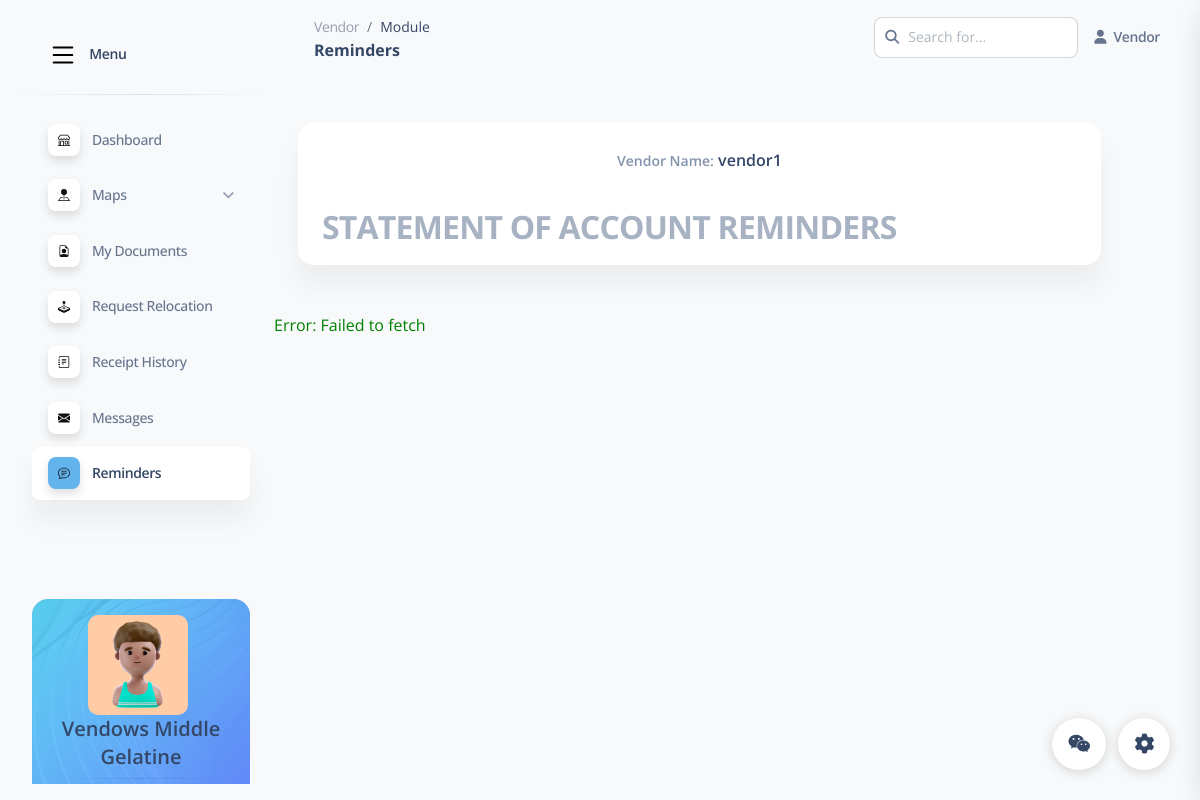
The app's page /VMCommunication.php (signed in) with its own data.
### tables this page shows
CREATE TABLE `vendors` (
  `Vendor_Status` enum('ACTIVE','INACTIVE','ON PROCESS','ON HOLD','DEACTIVATED','ON TRANSFER') NOT NULL DEFAULT 'ACTIVE',
  `vendor_id` bigint(20) NOT NULL,
  `username` varchar(50) NOT NULL,
  `password` varchar(50) NOT NULL,
  `first_name` varchar(255) DEFAULT NULL,
  `middle_name` varchar(255) DEFAULT NULL,
  `last_name` varchar(255) DEFAULT NULL,
  `age` int(11) DEFAULT NULL,
  `address` varchar(255) DEFAULT NULL,
  `email_add` varchar(255) DEFAULT NULL,
  `contact_no` varchar(20) DEFAULT NULL,
  `started_date` varchar(255) DEFAULT NULL,
  `payment_due` varchar(255) DEFAULT NULL
);

### VMCommunication.php (the view, shortened to what this page needs)
<?php
include('database_config.php');
$conn = new mysqli($db_host, $db_user, $db_password, $db_name);
$vendor_id = isset($_SESSION['vendor_id']) ? $_SESSION['vendor_id'] : 0;
$sql = "
    SELECT v.*, b.*
    FROM vendors v
    JOIN (
        SELECT * FROM building_a WHERE vendor_id = ?
        UNION
        SELECT * FROM building_b WHERE vendor_id = ?
        UNION
        SELECT * FROM building_c WHERE vendor_id = ?
        UNION
        SELECT * FROM building_d WHERE vendor_id = ?
        UNION
        SELECT * FROM building_e WHERE vendor_id = ?
        UNION
        SELECT * FROM building_f WHERE vendor_id = ?
        UNION
        SELECT * FROM building_g WHERE vendor_id = ?
        UNION
        SELECT * FROM building_h WHERE vendor_id = ?
        UNION
        SELECT * FROM building_i WHERE vendor_id = ?
        UNION
        SELECT * FROM building_j WHERE vendor_id = ?
    ) b ON v.vendor_id = b.vendor_id
";
$values = array_fill(0, 10, $vendor_id);
$stmt = $conn->prepare($sql);
$types = str_repeat('i', count($values));
$stmt->bind_param($types, ...$values);
$stmt->execute();
$result = $stmt->get_result();
$vendor = $result->fetch_assoc();
?>
<!DOCTYPE html>
<html lang="en">
<head>
    <link href="assets2/css/nucleo-icons.css" rel="stylesheet" />
    <link href="assets2/css/nucleo-svg.css" rel="stylesheet" />
    <link href="assets2/css/nucleo-svg.css" rel="stylesheet" />
    <link id="pagestyle" href="assets2/css/soft-ui-dashboard.css?v=1.0.7" rel="stylesheet" />
</head>
<body class="g-sidenav-show  bg-gray-100">
    <aside class="sidenav navbar navbar-vertical navbar-expand-xs border-0 border-radius-xl my-3 fixed-start ms-3 "
        id="sidenav-main">
        <div class="sidenav-header">
            <a class="navbar-brand m-0" href="#" target="_blank">
                <span class="ms-2 font-weight-bold">Menu</span>
            </a>
        </div>
        <hr class="horizontal dark mt-0">
        <div class="collapse navbar-collapse  w-auto " id="sidenav-collapse-main">
            <ul class="navbar-nav">
                <li class="nav-item">
                    <a class="nav-link " href="Vendor.php">
                        <div
                            class="icon icon-shape icon-sm shadow border-radius-md bg-white text-center me-2 d-flex align-items-center justify-content-center">
                        </div>
                        <span class="nav-link-text ms-1">Dashboard</span>
                    </a>
                </li>
                <li class="nav-item">
                    <a class="nav-link collapsed" href="#" data-bs-toggle="collapse" data-bs-target="#collapseMaps"
                        aria-expanded="false" aria-controls="collapseMaps">
                        <div
                            class="icon icon-shape icon-sm shadow border-radius-md bg-white text-center me-2 d-flex align-items-center justify-content-center">
                        </div>
                        <span class="nav-link-text ms-1">Maps</span>
                    </a>
                </li>
                <li class="nav-item">
                    <a class="nav-link" href="VMDocuments.php">
                        <div
                            class="icon icon-shape icon-sm shadow border-radius-md bg-white text-center me-2 d-flex align-items-center justify-content-center">
                        </div>
                        <span class="nav-link-text ms-1">My Documents</span>
                    </a>
                </li>
                <li class="nav-item">
                    <a class="nav-link " href="VMRelocation.php">
                        <div
                            class="icon icon-shape icon-sm shadow border-radius-md bg-white text-center me-2 d-flex align-items-center justify-content-center">
                        </div>
                        <span class="nav-link-text ms-1">Request Relocation</span>
                    </a>
                </li>
                <li class="nav-item">
                    <a class="nav-link" href="VMRecieptHistory.php">
                        <div
                            class="icon icon-shape icon-sm shadow border-radius-md bg-white text-center me-2 d-flex align-items-center justify-content-center">
                        </div>
                        <span class="nav-link-text ms-1">Receipt History</span>
                    </a>
                </li>
                <li class="nav-item">
                    <a class="nav-link " href="VMmessages.php">
                        <div
                        class="icon icon-shape icon-sm shadow border-radius-md bg-white text-center me-2 d-flex align-items-center justify-content-center">
                        </div>
                        <span class="nav-link-text ms-1">Messages</span>
                    </a>
                </li>
                <li class="nav-item">
                    <a class="nav-link active active" href="VMCommunication.php">
                        <div
                            class="icon icon-shape icon-sm shadow border-radius-md bg-white text-center me-2 d-flex align-items-center justify-content-center">
                        </div>
                        <span class="nav-link-text ms-1">Reminders</span>
                    </a>
                </li>
            </ul>
        </div>
        <div class="sidenav-footer mx-3 mt-5">
            <div class="card card-background shadow-none card-background-mask-info" id="sidenavCard">
                <div class="card-body text-start p-3 w-100">
                    <img src="image/profile.jpg" alt="profile"
                        style="min-width: 20px; min-height: 20px; height: 100px; width: 100px; border-radius: 10px; margin-left: 40px;">
                    <h5 class="text-center">
                        <?php echo htmlspecialchars($vendor['first_name']) . ' ' . htmlspecialchars($vendor['middle_name']) . ' ' . htmlspecialchars($vendor['last_name']); ?>
                    </h5>
                    <hr class="horizontal dark mt-0">
                </div>
            </div>
        </div>
    </aside>
    <main class="main-content position-relative max-height-vh-100 h-100 border-radius-lg ">
        <nav class="navbar navbar-main navbar-expand-lg px-0 mx-4 shadow-none border-radius-xl" id="navbarBlur"
            navbar-scroll="true">
            <div class="container-fluid py-1 px-3">
                <nav aria-label="breadcrumb">
                    <ol class="breadcrumb bg-transparent mb-0 pb-0 pt-1 px-0 me-sm-6 me-5">
                        <li class="breadcrumb-item text-sm"><a class="opacity-5 text-dark"
                                href="javascript:;">Vendor</a></li>
                        <li class="breadcrumb-item text-sm text-dark active" aria-current="page">Module</li>
                    </ol>
                    <h6 class="font-weight-bolder mb-0">Reminders</h6>
                </nav>
                <div class="collapse navbar-collapse mt-sm-0 mt-2 me-md-0 me-sm-4" id="navbar">
                    <div class="ms-md-auto pe-md-3 d-flex align-items-center">
                        <div class="input-group">
                            <span class="input-group-text text-body"><i class="fas fa-search"
                                    aria-hidden="true"></i></span>
                            <input type="text" class="form-control" placeholder="Search for...">
                        </div>
                    </div>
                    <ul class="navbar-nav  justify-content-end">
                        <li class="nav-item d-flex align-items-center">
                            <a href="javascript:;" class="nav-link text-body font-weight-bold px-0">
                                <i class="fa fa-user me-sm-1"></i>
                                <span class="d-sm-inline d-none">Vendor</span>
                            </a>
                        </li>
                    </ul>
                </div>
            </div>
        </nav>
        <div class="container-fluid py-4">
    <div class="row my-4">
        <div class="col-lg-11 col-md-6 mb-md-0 mb-4">
            <div class="card">
                <div class="card-header pb-0">
                    <div class="row">
                        <h6 class="text-center">
                            <span class="text-sm text-secondary">Vendor Name:</span>
                            <?php echo htmlspecialchars($vendor['username']); ?>
                        </h6>
                    </div>
                </div>
                <div class="card-body px-0 pb-2">
                    <div class="container">
                        <div class="row">
                            <div class="col-12">
                                <h4 class="text-uppercase text-secondary font-weight-bolder opacity-7" style="font-size: 2rem;">
                                    STATEMENT OF ACCOUNT REMINDERS
                                </h4>
                            </div>
                        </div>
                    </div>
                </div>
            </div>
        </div>
    </div>
</div>
<div id="jsonError" style="display: none; color: green;"></div>
    </main>
    <div class="fixed-plugin">
        <a class="fixed-plugin-button text-dark position-fixed px-3 py-2">
            <i class="fa fa-cog py-2"> </i>
        </a>
        <div class="fixed-plugin">
            <a class="fixed-plugin-button text-dark position-fixed px-3 py-2 mx-6" data-bs-toggle="offcanvas"
                data-bs-target="#offcanvasRight" aria-controls="offcanvasRight">
                <i class="fa fa-wechat py-2" data-bs-toggle="offcanvas" data-bs-target="#offcanvasRight"
                    aria-controls="offcanvasRight"> </i>
            </a>
        </div>
        <link rel="stylesheet" href="loading.css">
</body>
</html>

### assets2/css/nucleo-svg.css (style rules this page uses)
.icon { display: inline-block; color: #111111; height: 1em; width: 1em; }
.icon-sm { height: 0.8em; width: 0.8em; }
.icon { fill: currentColor; stroke: none; }

### records on screen
vendors: first_name "Vendows", middle_name "Middle", last_name "Gelatine", username "vendor1"
